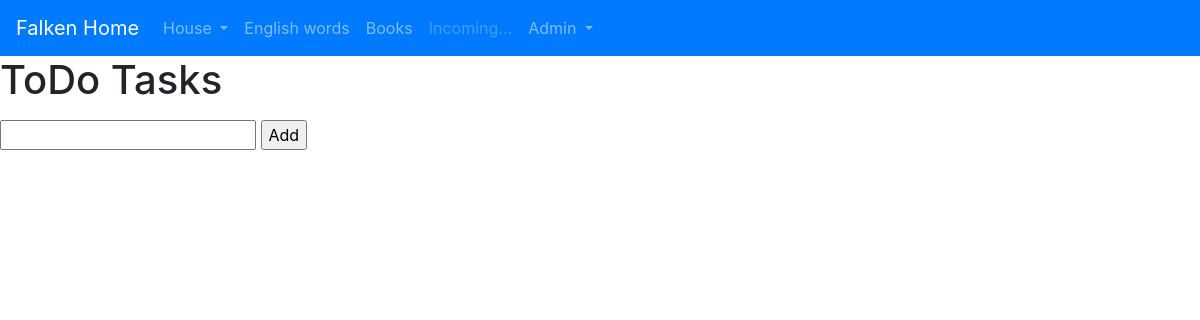
The page /todo/ on the database as committed earlier.
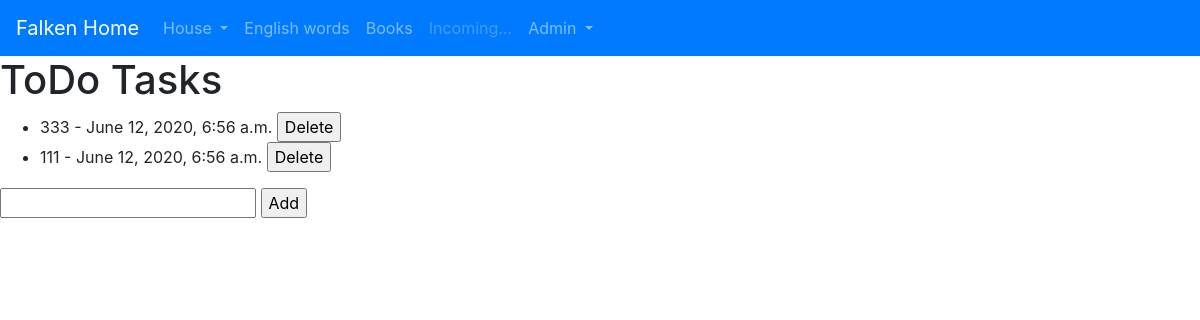
The same page on the database as committed later.
### app_todo/models.py (models this page shows)
class TodoItem(models.Model):
    content = models.TextField()
    date_created = models.DateTimeField(default=now)

### app_todo/views.py (the view)
# urls.py: path('', views.todo_view, name='todo_view'),
def todo_view(request):
    all_todo_items = TodoItem.objects.all()
    return render(request, 'todo/todo.html', {'all_items': all_todo_items})

### app_todo/templates/todo/todo.html
{% extends 'base.html' %}
{% block content %}
<h1>ToDo Tasks</h1>
<ul>
    {% for todo_item in all_items %}
    <li>{{ todo_item.content }} - {{ todo_item.date_created  }}
        <form action="/todo/delete_todo/{{todo_item.id}}/"
              style="display: inline;"
              method="POST"> {% csrf_token %}
            <input type="submit" value="Delete">
        </form>
    </li>
    {% endfor %}
</ul>
<form action="/todo/add_todo/" method="POST"> {% csrf_token %}
    <input type="text" name="content">
    <input type="submit" value="Add">
</form>
{% endblock content %}

### templates/base.html (shortened to what this page needs)
<!doctype html>
<html lang="en">
  <head>
    <link rel="stylesheet" href="https://stackpath.bootstrapcdn.com/bootstrap/4.5.0/css/bootstrap.min.css">
    <link rel="stylesheet" href="https://stackpath.bootstrapcdn.com/font-awesome/4.7.0/css/font-awesome.min.css">
  </head>
  <body>
    <nav class="navbar navbar-expand-lg navbar-dark bg-primary">
      <a class="navbar-brand" href="#">Falken Home</a>
      <div class="collapse navbar-collapse" id="navbarSupportedContent">
        <ul class="navbar-nav mr-auto">
          <li class="nav-item dropdown">
            <a class="nav-link dropdown-toggle" href="#" id="navbarDropdown" role="button" data-toggle="dropdown" aria-haspopup="true" aria-expanded="false">
              House
            </a>
          </li>
          <li class="nav-item">
            <a class="nav-link" href="/cards">English words</a>
          </li>
          <li class="nav-item">
            <a class="nav-link" href="/todo">Books</a>
          </li>
          <li class="nav-item">
            <a class="nav-link disabled" href="#" tabindex="-1" aria-disabled="true">Incoming...</a>
          </li>
          <li class="nav-item dropdown">
            <a class="nav-link dropdown-toggle" href="#" id="navbarDropdown" role="button" data-toggle="dropdown" aria-haspopup="true" aria-expanded="false">
              Admin
            </a>
          </li>
        </ul>
      </div>
    </nav>
    {% block content %}
    {% endblock content %}
  </body>
</html>

Rows that differ between the two databases and show on the page:
added TodoItem: content "333", date_created "June 12, 2020, 6:56 a.m."
added TodoItem: content "111", date_created "June 12, 2020, 6:56 a.m."
